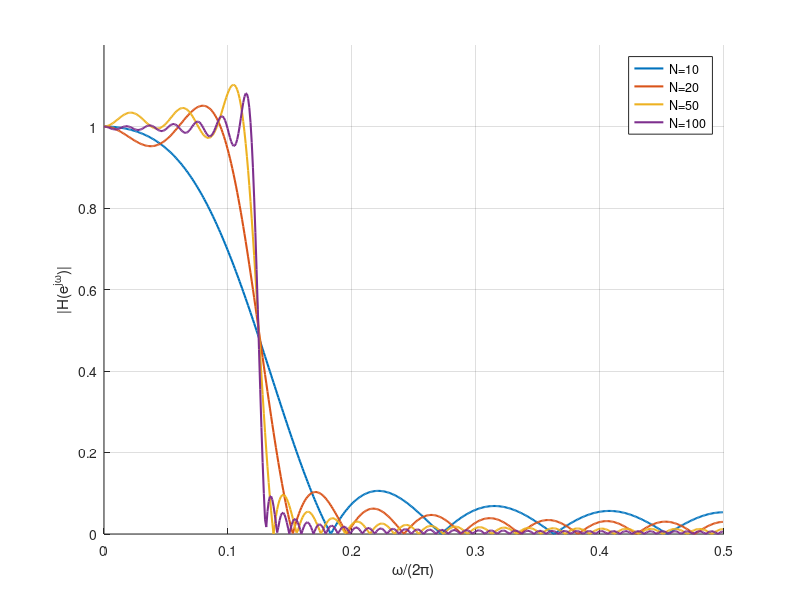

This chart was generated by the following MATLAB code:
clc;clear all;close all;
N_values = [10, 20, 50, 100];
wc = 0.25;
M = 512;
f = 0:0.5/M:0.5-0.5/M;
figure;
hold on;
for N = N_values
    h = fir1(N, wc, boxcar(N+1));
    H = freqz(h, 1, M);
    plot(f, abs(H), 'LineWidth', 1.5);
end
hold off;
legend('N=10', 'N=20', 'N=50', 'N=100');
xlabel('\omega/(2\pi)');ylabel('|H(e^{j\omega})|');
axis([0, 0.5, 0, 1.2]);
grid on;
